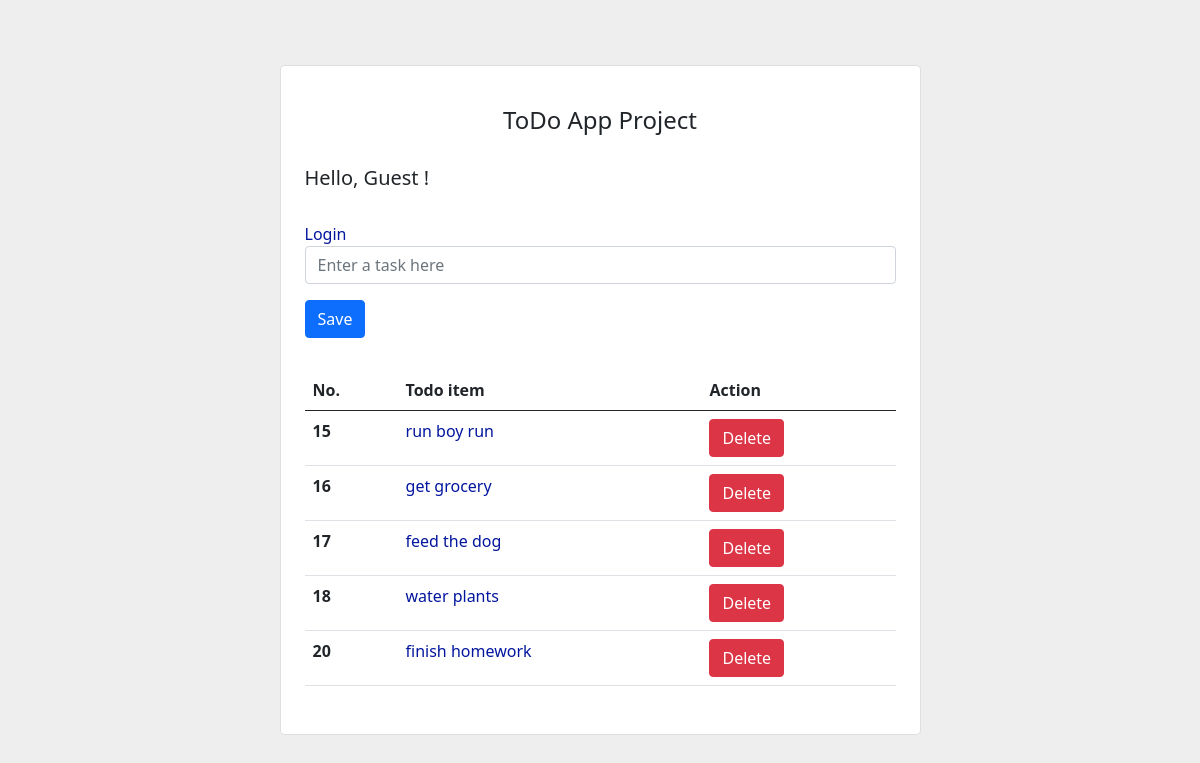
The page /todoapp/ on the database as committed earlier.
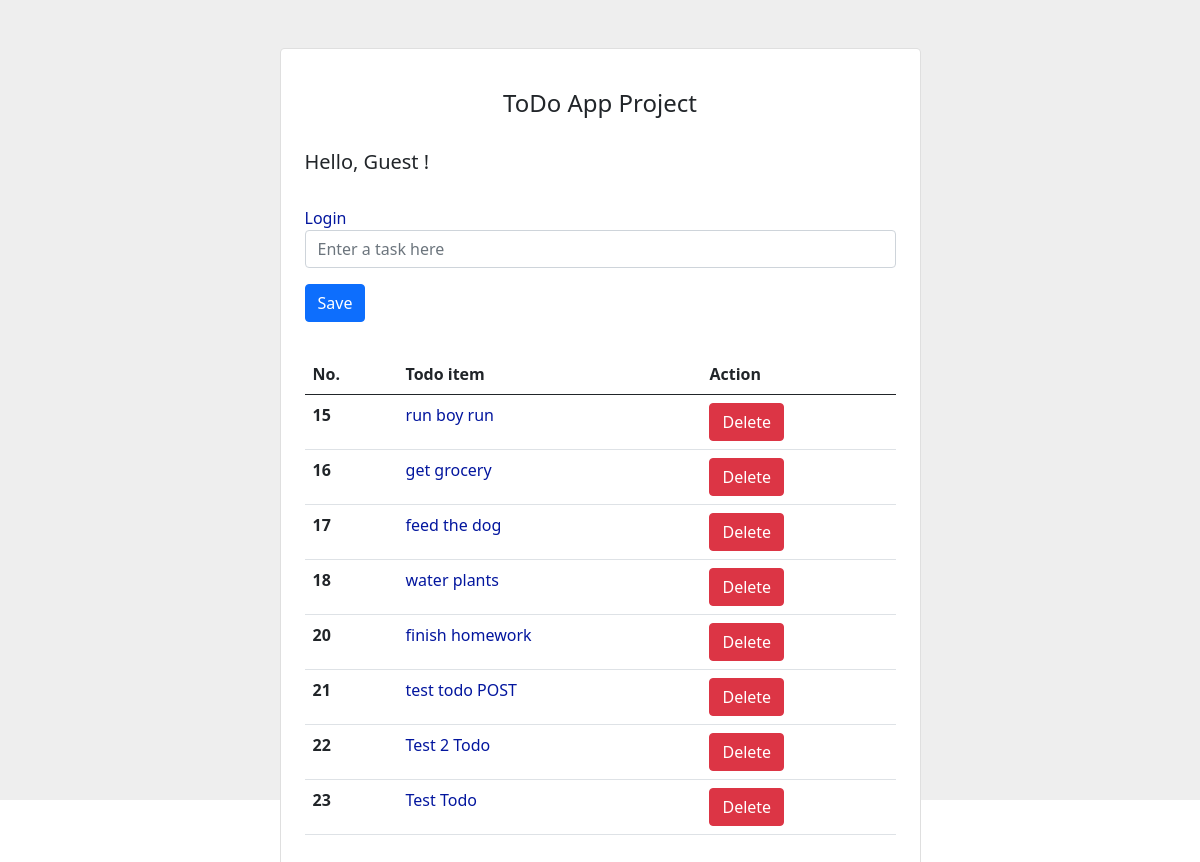
The same page on the database as committed later.
### todoapp/models.py (models this page shows)
class TodoList(models.Model):
    name = models.CharField(max_length=110, unique=True)

### todoapp/views.py (the view)
# urls.py: path('todoapp/', todoappview, name='home'),
def todoappview(request):
    all_todo_items = TodoList.objects.all()
    return render(request, 'index.html', {'all_items': all_todo_items})

### templates/index.html (shortened to what this page needs)
<!DOCTYPE html>
<html lang="en">
    <head>
        <link href="https://cdn.jsdelivr.net/npm/bootstrap@5.0.2/dist/css/bootstrap.min.css" rel="stylesheet">
    </head>
    <body>
        <section class="vh-100" style="background-color: #eee;">
    <div class="container py-5 h-100">
    <div class="row d-flex justify-content-center align-items-center h-100">
      <div class="col col-lg-9 col-xl-7">
        <div class="card rounded-3">
          <div class="card-body p-4">
            <h4 class="text-center my-3 pb-3">ToDo App Project</h4>
            <h5 class="text-right my-3 pb-3">Hello, {{user.username|default:'Guest'}} !</h5>
            <div class="text-left">
                {% if user.is_authenticated %}
                    <a href="{% url 'logout' %}">Logout</a>
                    <a href="{% url 'password_change' %}">Change Password</a>
                {% else %}
                    <a href="{% url 'login' %}">Login</a>
                {% endif %}
            </div>
            <form action="{% url 'addtodo' %}" method="post" class="row row-cols-lg-auto g-3 justify-content-center align-items-center mb-4 pb-2">
              <div class="col-12">
                <div class="form-outline">
                  <input type="text" id="form1" class="form-control" name="todoname" placeholder="Enter a task here" />
                </div>
              </div>
              <div class="col-12">
                <button type="submit" class="btn btn-primary">Save</button>
              </div>
            </form>
            <table class="table mb-4">
              <thead>
                <tr>
                  <th scope="col">No.</th>
                  <th scope="col">Todo item</th>
                  <th scope="col">Action</th>
                </tr>
              </thead>
              <tbody>
                {% for item in all_items %}
                <tr>
                  <th scope="row">{{item.id}}</th>
                  <td><a href="{% url 'todolistpage' i=item.id %}">{{item.name}}</a></td>
                  <td>
                    <form action="{% url 'deletetodo' i=item.id %}" method="post">
                        <button type="submit" class="btn btn-danger">Delete</button>
                    </form>
                  </td>
                </tr>
                {% endfor %}
              </tbody>
            </table>
          </div>
        </div>
      </div>
    </div>
  </div>
</section>
    </body>
</html>

Rows that differ between the two databases and show on the page:
added TodoList: id "21", name "test todo POST"
added TodoList: id "22", name "Test 2 Todo"
added TodoList: id "23", name "Test Todo"
